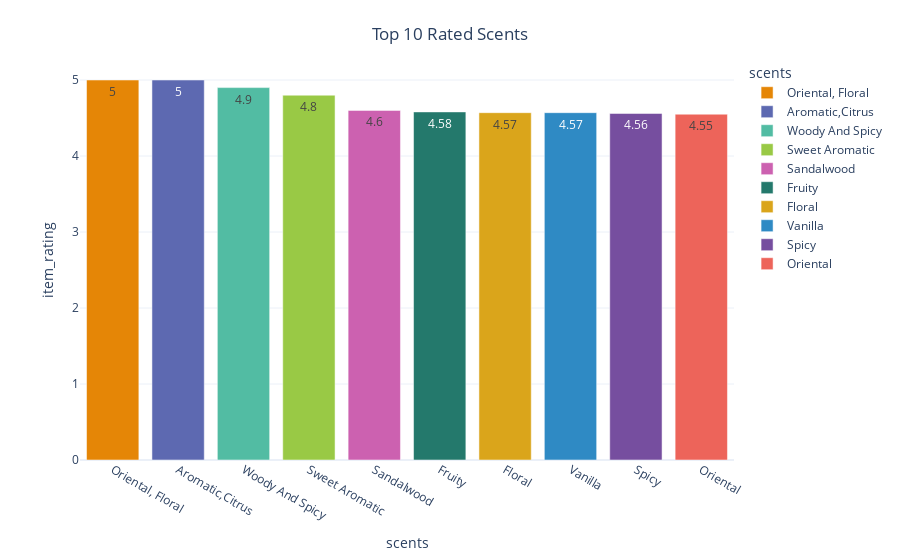

The cell this chart's notebook holds for it:
### Markdown cell above
**What is the average rating for the 10 most scents?**

### Code cell
df2 = df1.copy()
mean = df1.groupby('scents')['item_rating'].mean()
df3 = mean.reset_index()
df3['item_rating'] = df3['item_rating'].round(decimals=2)
df3 = df3.sort_values('item_rating',ascending=False).head(10)
fig = px.bar(df3,x='scents',y='item_rating',color_discrete_sequence=px.colors.qualitative.Vivid,color='scents',text='item_rating')
fig.update_layout(title={'text': 'Top 10 Rated Scents','y':0.95,'x':0.5, 'xanchor': 'center', 'yanchor': 'top' })
fig.show()

### Figure 1 — Plotly figure (JSON) as saved in the notebook; plotly's stock layout.template omitted (floating-point values rounded to 4 significant figures)
{"data": [{"alignmentgroup": "True", "hovertemplate": "scents=%{x}<br>item_rating=%{text}<extra></extra>", "legendgroup": "Oriental, Floral", "marker": {"color": "rgb(229, 134, 6)", "pattern": {"shape": ""}}, "name": "Oriental, Floral", "offsetgroup": "Oriental, Floral", "orientation": "v", "showlegend": true, "text": [5], "textposition": "auto", "type": "bar", "x": ["Oriental, Floral"], "xaxis": "x", "y": [5], "yaxis": "y"}, {"alignmentgroup": "True", "hovertemplate": "scents=%{x}<br>item_rating=%{text}<extra></extra>", "legendgroup": "Aromatic,Citrus", "marker": {"color": "rgb(93, 105, 177)", "pattern": {"shape": ""}}, "name": "Aromatic,Citrus", "offsetgroup": "Aromatic,Citrus", "orientation": "v", "showlegend": true, "text": [5], "textposition": "auto", "type": "bar", "x": ["Aromatic,Citrus"], "xaxis": "x", "y": [5], "yaxis": "y"}, {"alignmentgroup": "True", "hovertemplate": "scents=%{x}<br>item_rating=%{text}<extra></extra>", "legendgroup": "Woody And Spicy", "marker": {"color": "rgb(82, 188, 163)", "pattern": {"shape": ""}}, "name": "Woody And Spicy", "offsetgroup": "Woody And Spicy", "orientation": "v", "showlegend": true, "text": [4.9], "textposition": "auto", "type": "bar", "x": ["Woody And Spicy"], "xaxis": "x", "y": [4.9], "yaxis": "y"}, {"alignmentgroup": "True", "hovertemplate": "scents=%{x}<br>item_rating=%{text}<extra></extra>", "legendgroup": "Sweet Aromatic", "marker": {"color": "rgb(153, 201, 69)", "pattern": {"shape": ""}}, "name": "Sweet Aromatic", "offsetgroup": "Sweet Aromatic", "orientation": "v", "showlegend": true, "text": [4.8], "textposition": "auto", "type": "bar", "x": ["Sweet Aromatic"], "xaxis": "x", "y": [4.8], "yaxis": "y"}, {"alignmentgroup": "True", "hovertemplate": "scents=%{x}<br>item_rating=%{text}<extra></extra>", "legendgroup": "Sandalwood", "marker": {"color": "rgb(204, 97, 176)", "pattern": {"shape": ""}}, "name": "Sandalwood", "offsetgroup": "Sandalwood", "orientation": "v", "showlegend": true, "text": [4.6], "textposition": "auto", "type": "bar", "x": ["Sandalwood"], "xaxis": "x", "y": [4.6], "yaxis": "y"}, {"alignmentgroup": "True", "hovertemplate": "scents=%{x}<br>item_rating=%{text}<extra></extra>", "legendgroup": "Fruity", "marker": {"color": "rgb(36, 121, 108)", "pattern": {"shape": ""}}, "name": "Fruity", "offsetgroup": "Fruity", "orientation": "v", "showlegend": true, "text": [4.58], "textposition": "auto", "type": "bar", "x": ["Fruity"], "xaxis": "x", "y": [4.58], "yaxis": "y"}, {"alignmentgroup": "True", "hovertemplate": "scents=%{x}<br>item_rating=%{text}<extra></extra>", "legendgroup": "Floral", "marker": {"color": "rgb(218, 165, 27)", "pattern": {"shape": ""}}, "name": "Floral", "offsetgroup": "Floral", "orientation": "v", "showlegend": true, "text": [4.57], "textposition": "auto", "type": "bar", "x": ["Floral"], "xaxis": "x", "y": [4.57], "yaxis": "y"}, {"alignmentgroup": "True", "hovertemplate": "scents=%{x}<br>item_rating=%{text}<extra></extra>", "legendgroup": "Vanilla", "marker": {"color": "rgb(47, 138, 196)", "pattern": {"shape": ""}}, "name": "Vanilla", "offsetgroup": "Vanilla", "orientation": "v", "showlegend": true, "text": [4.57], "textposition": "auto", "type": "bar", "x": ["Vanilla"], "xaxis": "x", "y": [4.57], "yaxis": "y"}, {"alignmentgroup": "True", "hovertemplate": "scents=%{x}<br>item_rating=%{text}<extra></extra>", "legendgroup": "Spicy", "marker": {"color": "rgb(118, 78, 159)", "pattern": {"shape": ""}}, "name": "Spicy", "offsetgroup": "Spicy", "orientation": "v", "showlegend": true, "text": [4.56], "textposition": "auto", "type": "bar", "x": ["Spicy"], "xaxis": "x", "y": [4.56], "yaxis": "y"}, {"alignmentgroup": "True", "hovertemplate": "scents=%{x}<br>item_rating=%{text}<extra></extra>", "legendgroup": "Oriental", "marker": {"color": "rgb(237, 100, 90)", "pattern": {"shape": ""}}, "name": "Oriental", "offsetgroup": "Oriental", "orientation": "v", "showlegend": true, "text": [4.55], "textposition": "auto", "type": "bar", "x": ["Oriental"], "xaxis": "x", "y": [4.55], "yaxis": "y"}], "layout": {"barmode": "relative", "legend": {"title": {"text": "scents"}, "tracegroupgap": 0}, "margin": {"t": 60}, "title": {"text": "Top 10 Rated Scents", "x": 0.5, "xanchor": "center", "y": 0.95, "yanchor": "top"}, "xaxis": {"anchor": "y", "categoryarray": ["Oriental, Floral", "Aromatic,Citrus", "Woody And Spicy", "Sweet Aromatic", "Sandalwood", "Fruity", "Floral", "Vanilla", "Spicy", "Oriental"], "categoryorder": "array", "domain": [0, 1], "title": {"text": "scents"}}, "yaxis": {"anchor": "x", "domain": [0, 1], "title": {"text": "item_rating"}}}}
